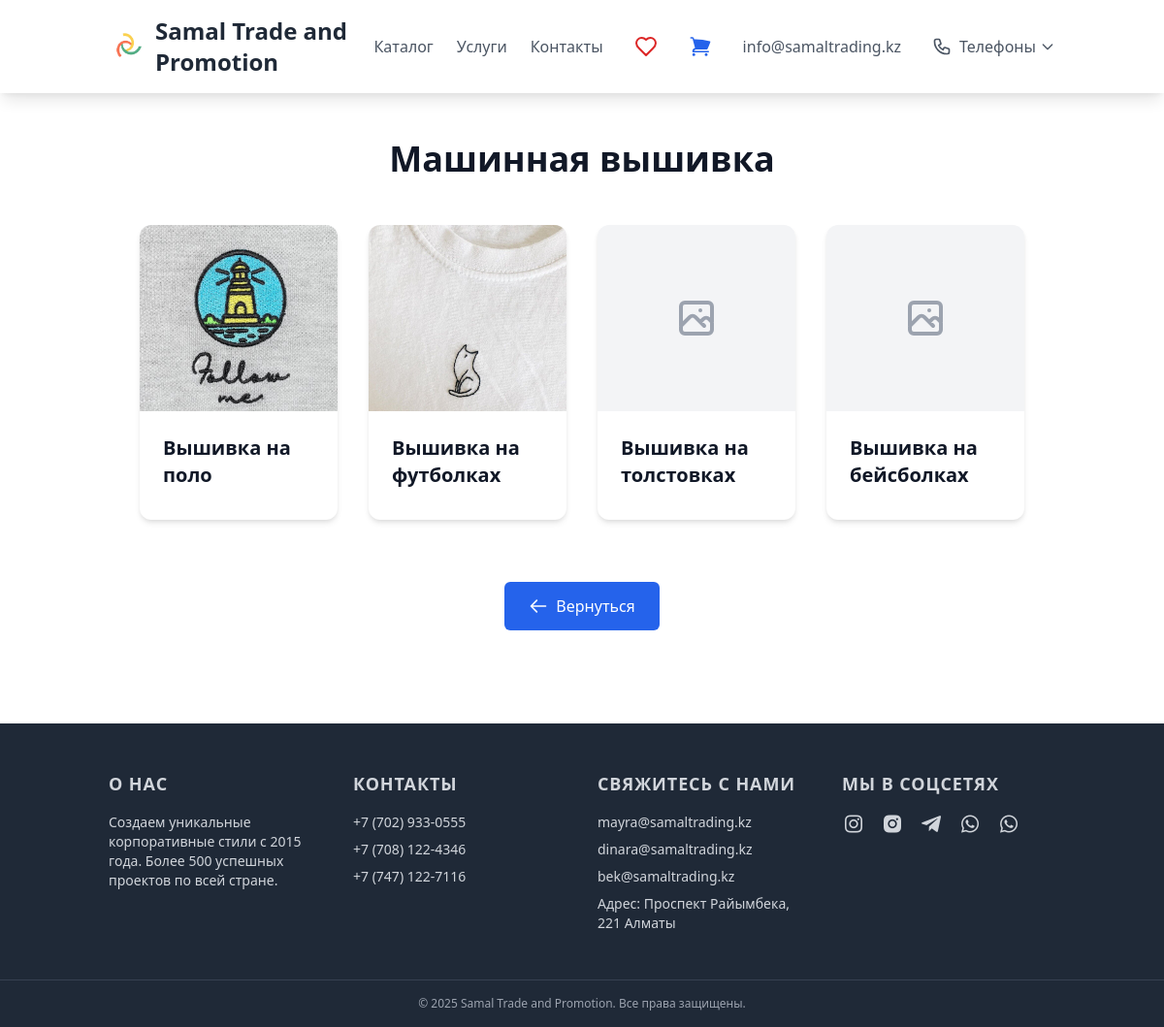
The page /services/mashinnaya-vyshivka/ on the database its author committed.
### samal/models.py (models this page shows, shortened)
class Service(models.Model):
    title = models.CharField(max_length=200, help_text="Название услуги")
    slug = models.SlugField(
        unique=True,
        help_text="Уникальный идентификатор для URL, например: sewing, embroidery, printing"
    )
    description = models.TextField(help_text="Подробное описание услуги")
    image = models.ImageField(
        upload_to='services/',
        blank=True,
        null=True,
        help_text="Изображение услуги"
    )
    class Meta:
        verbose_name = "Услуга"
        verbose_name_plural = "Услуги"

class ServiceVariant(models.Model):
    service = models.ForeignKey(Service, on_delete=models.CASCADE, related_name="variants")
    slug = models.SlugField(help_text="Уникальный идентификатор для варианта, например: option1")
    title = models.CharField(max_length=200, help_text="Название варианта услуги")
    description = models.TextField(help_text="Подробное описание варианта")
    image = models.ImageField(upload_to="services/variants/", blank=True, null=True, help_text="Изображение варианта")
    class Meta:
        verbose_name = "Вариант услуги"
        verbose_name_plural = "Варианты услуг"

### samal/views.py (the view)
# urls.py: path('services/<slug:slug>/', service_detail, name='service_detail'),
def service_detail(request, slug):
    service = get_object_or_404(Service, slug=slug)
    return render(request, 'samal/service_detail.html', {'service': service})

### templates/samal/service_detail.html (shortened to what this page needs)
{% extends "base.html" %}
{% load static %}
{% block content %}
<div class="max-w-6xl mx-auto px-4 sm:px-6 lg:px-8 py-12">
  <div class="text-center mb-12">
    <h1 class="text-4xl font-bold text-gray-900 mb-4">{{ service.title }}</h1>
  </div>
  {% if service.variants.all %}
  <section class="mb-16">
    <div class="grid grid-cols-1 md:grid-cols-4 gap-8">
      {% for variant in service.variants.all %}
      <a href="{% url 'service_variant_detail' service.slug variant.slug %}"
         class="group block bg-white rounded-xl shadow-md hover:shadow-xl transition-shadow duration-300 overflow-hidden">
        <div class="relative h-48 bg-gray-100">
          {% if variant.image %}
          <img src="{{ variant.image.url }}" alt="{{ variant.title }}"
               class="w-full h-full object-cover transition-opacity duration-300 group-hover:opacity-90">
          {% else %}
          <div class="w-full h-full flex items-center justify-center bg-gray-100">
          </div>
          {% endif %}
        </div>
        <div class="p-6">
          <h3 class="text-xl font-semibold text-gray-900 mb-2 group-hover:text-blue-600 transition-colors">
            {{ variant.title }}
          </h3>
        </div>
      </a>
      {% endfor %}
    </div>
  </section>
  {% else %}
  {% comment %} <p class="text-gray-600 text-center mb-12">Варианты отсутствуют.</p> {% endcomment %}
  {% endif %}
  <div class="mt-12 text-center">
    <a href="{% url 'services' %}"
       class="inline-flex items-center px-6 py-3 border border-transparent text-base font-medium rounded-md text-white bg-blue-600 hover:bg-blue-700 transition-colors duration-200">
      <svg class="w-5 h-5 mr-2" fill="none" stroke="currentColor" viewBox="0 0 24 24">
        <path stroke-linecap="round" stroke-linejoin="round" stroke-width="2" d="M10 19l-7-7m0 0l7-7m-7 7h18"/>
      </svg>
      Вернуться
    </a>
  </div>
</div>
{% endblock %}

### templates/base.html (style rules this page uses)
body { @apply bg-gray-100; }

### rows shown on the page
Service: title "Машинная вышивка"
ServiceVariant: image (picture), title "Вышивка на поло"
ServiceVariant: image (picture), title "Вышивка на футболках"
ServiceVariant: title "Вышивка на толстовках"
ServiceVariant: title "Вышивка на бейсболках"
